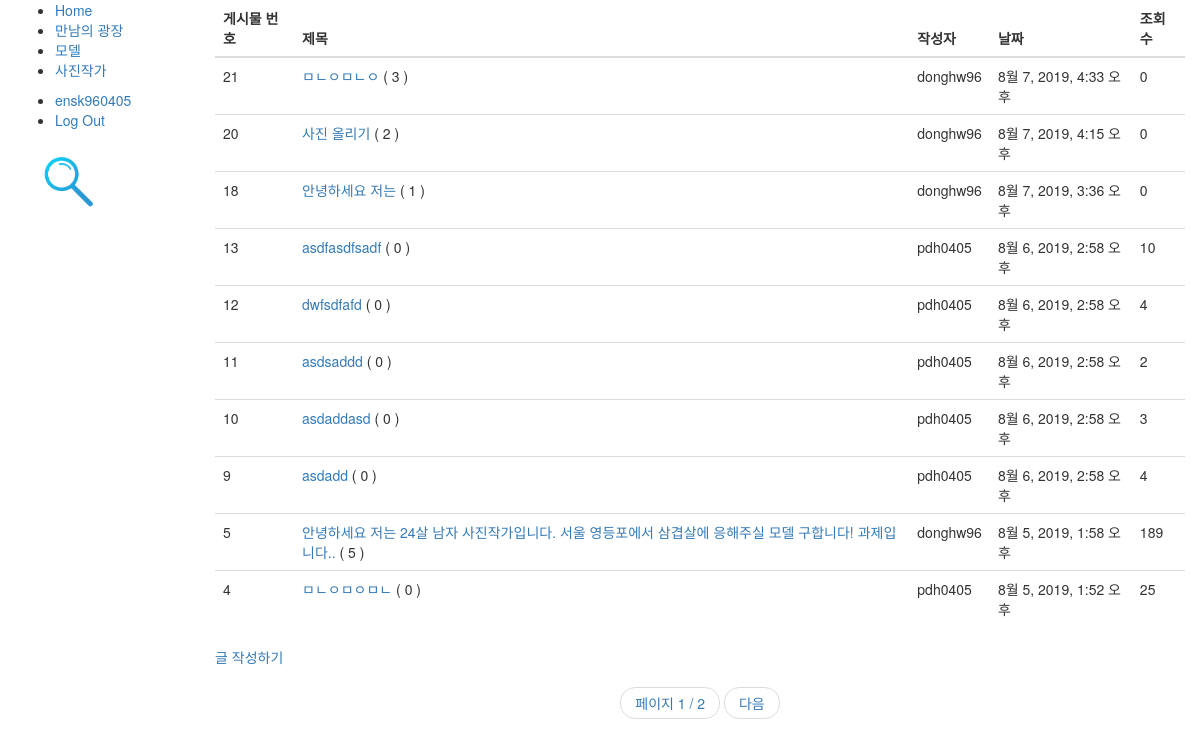
/blog/ (signed in), run on the app's committed database.
### user/models.py (models this page shows, shortened)
class User(AbstractBaseUser, PermissionsMixin):
    email = models.EmailField(verbose_name=_('email address'), unique=True, blank=False)
    name = models.CharField('이름', max_length=30, blank=True)
    username = models.CharField('아이디', max_length=30, unique=True, blank=True)
    is_staff = models.BooleanField('스태프 권한', default=False)
    is_active = models.BooleanField('사용중', default=True)
    date_joined = models.DateTimeField('가입일', default=timezone.now)
    objects = UserManager()
    USERNAME_FIELD = 'email'  # email을 사용자의 식별자로 설정, user 모델에서 필드의 이름을 설명하는 문자열이다. 유니크 식별자로 사용됨.
    REQUIRED_FIELDS = ['username']  # 필수입력값(createsuperuser 커맨드로 유저를 생성할 때 나타날 필드 이름 목록
    class Meta:
        verbose_name = _('user')
        verbose_name_plural = _('users')
        swappable = 'AUTH_USER_MODEL'

### blog/models.py (models this page shows, shortened)
class Post(models.Model):
    writer = models.CharField(max_length=100)
    post_date = models.DateTimeField(auto_now_add=True)
    post_title = models.CharField(max_length=100)
    post_contents = RichTextUploadingField()
    post_hit = models.PositiveIntegerField(default=0)
    class Meta:
        ordering = ['-id']
    def get_absolute_url(self):
        return reverse_lazy('post_detail', args=[str(self.id)])

### blog/views.py (the view)
# urls.py: path('', views.PostListView.as_view(), name='board_index'),
class PostListView(generic.ListView):
    model = Post
    paginate_by = 10

### blog/templates/blog/post_list.html (shortened to what this page needs)
{% extends './base.html' %}
{% block content %}
    <table class="table">
        <thead>
            <tr>
                <th>게시물 번호</th>
                <th>제목</th>
                <th>작성자</th>
                <th>날짜</th>
                <th>조회수</th>
            </tr>
        </thead>
        <tbody>
            {% if post_list %}
                {% for post in post_list %}
                    <tr>
                        <td>{{ post.id }}</td>
                        <td><a href="{{ post.get_absolute_url }}">{{ post.post_title }} </a>   ( {{post.comments.count}} )</td>
                        <td>{{ post.writer}}</td>
                        <td>{{ post.post_date }}</td>
                        <td>{{ post.post_hit }}</td>
                    </tr>
                {% endfor %}
            {% else %}
                <p>아직 게시물이 없습니다!</p>
            {% endif %}
        </tbody>
    </table>
    <p><a href="{% url 'post_write' %}">글 작성하기</a></p>
{% endblock %}

### blog/templates/blog/base.html (shortened to what this page needs)
<!DOCTYPE html>
<html lang="en">
    <head>
        <link href="//maxcdn.bootstrapcdn.com/bootstrap/3.3.7/css/bootstrap.min.css" rel="stylesheet">
        {% load static %}
    </head>
    <body>
        <div class="container-fluid">
            <div class="row">
                <div class="col-sm-2">
                    {% block sidebar %}
                        <ul class="sidebar-nav">
                            <li><a href="{% url 'index' %}">Home</a></li>
                            <li><a href="{% url 'board_index' %}">만남의 광장</a></li>
                            <li><a href="">모델</a></li>
                            <li><a href="">사진작가</a></li>
                        </ul>
                        <ul class='sidebar-nav'>
                          {% if user.is_authenticated %}
                          <li><a href="">{{ user.username }}</a></li>
                          <li><a href="{% url 'logout' %}">Log Out</a></li>
                          {% else %}
                          <li><a href="{% url 'login' %}">로그인</a></li>
                          <li><a href="{% url 'signup' %}">회원가입</a></li>
                          {% endif %}
                        </ul>
                        <a href="{% url 'search' %}"><img src="{% static 'css/images.png' %}" width="100"></a>
                    {% endblock %}
                </div>
                <div class="col-sm-10">
                  {% block content %}{% endblock %}
                    {% if is_paginated %}
                        <nav aria-label="...">
                            <ul class="pager">
                                <li> <a href="#">페이지 {{ page_obj.number }} / {{ page_obj.paginator.num_pages }} </a></li>
                                {% if page_obj.has_next %}
                                    <li><a href="{{ request.path }}?page={{ page_obj.next_page_number }}">다음</a></li>
                                {% endif %}
                            </ul>
                        </nav>
                    {% endif %}
                </div>
            </div>
      </div>
    </body>
</html>

### data on the page
User: username "ensk960405"
Post: id "21", post_title "ㅁㄴㅇㅁㄴㅇ", comments.count "3", writer "donghw96", post_date "8월 7, 2019, 4:33 오후", post_hit "0"
Post: id "20", post_title "사진 올리기", comments.count "2", writer "donghw96", post_date "8월 7, 2019, 4:15 오후", post_hit "0"
Post: id "18", post_title "안녕하세요 저는", comments.count "1", writer "donghw96", post_date "8월 7, 2019, 3:36 오후", post_hit "0"
Post: id "13", post_title "asdfasdfsadf", comments.count "0", writer "pdh0405", post_date "8월 6, 2019, 2:58 오후", post_hit "10"
Post: id "12", post_title "dwfsdfafd", comments.count "0", writer "pdh0405", post_date "8월 6, 2019, 2:58 오후", post_hit "4"
Post: id "11", post_title "asdsaddd", comments.count "0", writer "pdh0405", post_date "8월 6, 2019, 2:58 오후", post_hit "2"
Post: id "10", post_title "asdaddasd", comments.count "0", writer "pdh0405", post_date "8월 6, 2019, 2:58 오후", post_hit "3"
Post: id "9", post_title "asdadd", comments.count "0", writer "pdh0405", post_date "8월 6, 2019, 2:58 오후", post_hit "4"
Post: id "5", post_title "안녕하세요 저는 24살 남자 사진작가입니다. 서울 영등포에서 삼겹살에 응해주실 모델 구합니다! 과제입니다..", comments.count "5", writer "donghw96", post_date "8월 5, 2019, 1:58 오후", post_hit "189"
Post: id "4", post_title "ㅁㄴㅇㅁㅇㅁㄴ", comments.count "0", writer "pdh0405", post_date "8월 5, 2019, 1:52 오후", post_hit "25"

### other printed values
{{ page_obj.number }} "1"
{{ page_obj.paginator.num_pages }} "2"
